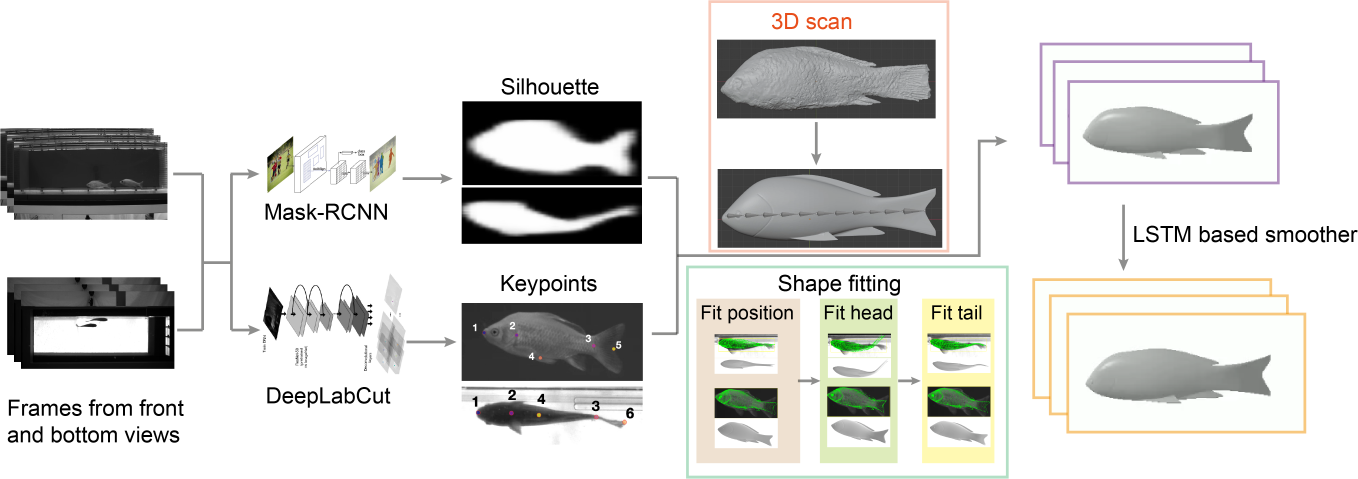
#> input picture images/flow_chart.png, 4074 x 1436 px (shown at 1/3 size)
$ python -i mrcnn_utils.py   (imports and definitions only)   (older library calls are emulated)
#> lines starting #> are read from the running program, lines starting #| are printed output that depends on the picture
"""
Mask R-CNN
Common utility functions and classes.

Copyright (c) 2017 Matterport, Inc.
Licensed under the MIT License (see LICENSE for details)
Written by Waleed Abdulla
"""

import sys
import os
import logging
import math
import random
import numpy as np
#import tensorflow as tf
import scipy
import skimage.color
import skimage.io
import skimage.transform
import urllib.request
import shutil
import warnings
from distutils.version import LooseVersion

# URL from which to download the latest COCO trained weights
COCO_MODEL_URL = "https://github.com/matterport/Mask_RCNN/releases/download/v2.0/mask_rcnn_coco.h5"


############################################################
#  Bounding Boxes
############################################################

# [199 lines left out: functions extract_bboxes, compute_iou, compute_overlaps, compute_overlaps_masks, non_max_suppression, apply_box_deltas and 1 more, not called in this run]


############################################################
#  Dataset
############################################################

class Dataset(object):
    """The base class for dataset classes.
    To use it, create a new class that adds functions specific to the dataset
    you want to use. For example:

    class CatsAndDogsDataset(Dataset):
        def load_cats_and_dogs(self):
            ...
        def load_mask(self, image_id):
            ...
        def image_reference(self, image_id):
            ...

    See COCODataset and ShapesDataset as examples.
    """

    # [88 lines left out: functions __init__, add_class, add_image, image_reference, prepare, map_source_class_id and 1 more, not called in this run]

    @property
    def image_ids(self):
        return self._image_ids

    # [38 lines left out: functions source_image_link, load_image, load_mask, not called in this run]


def resize_image(image, min_dim=None, max_dim=None, min_scale=None, mode="square"):
    """Resizes an image keeping the aspect ratio unchanged.

    min_dim: if provided, resizes the image such that it's smaller
        dimension == min_dim
    max_dim: if provided, ensures that the image longest side doesn't
        exceed this value.
    min_scale: if provided, ensure that the image is scaled up by at least
        this percent even if min_dim doesn't require it.
    mode: Resizing mode.
        none: No resizing. Return the image unchanged.
        square: Resize and pad with zeros to get a square image
            of size [max_dim, max_dim].
        pad64: Pads width and height with zeros to make them multiples of 64.
               If min_dim or min_scale are provided, it scales the image up
               before padding. max_dim is ignored in this mode.
               The multiple of 64 is needed to ensure smooth scaling of feature
               maps up and down the 6 levels of the FPN pyramid (2**6=64).
        crop: Picks random crops from the image. First, scales the image based
              on min_dim and min_scale, then picks a random crop of
              size min_dim x min_dim. Can be used in training only.
              max_dim is not used in this mode.

    Returns:
    image: the resized image
    window: (y1, x1, y2, x2). If max_dim is provided, padding might
        be inserted in the returned image. If so, this window is the
        coordinates of the image part of the full image (excluding
        the padding). The x2, y2 pixels are not included.
    scale: The scale factor used to resize the image
    padding: Padding added to the image [(top, bottom), (left, right), (0, 0)]
    """
    # Keep track of image dtype and return results in the same dtype
    image_dtype = image.dtype
    # Default window (y1, x1, y2, x2) and default scale == 1.
    h, w = image.shape[:2]
    window = (0, 0, h, w)
    scale = 1
    padding = [(0, 0), (0, 0), (0, 0)]
    crop = None

    if mode == "none":
        return image, window, scale, padding, crop

    # Scale?
    if min_dim:
        # Scale up but not down
        scale = max(1, min_dim / min(h, w))
    if min_scale and scale < min_scale:
        scale = min_scale

    # Does it exceed max dim?
    if max_dim and mode == "square":
        image_max = max(h, w)
        if round(image_max * scale) > max_dim:
            scale = max_dim / image_max

    # Resize image using bilinear interpolation
    if scale != 1:
        image = resize(image, (round(h * scale), round(w * scale)),
                       preserve_range=True)

    # Need padding or cropping?
    if mode == "square":
        # Get new height and width
        h, w = image.shape[:2]
        top_pad = (max_dim - h) // 2
        bottom_pad = max_dim - h - top_pad
        left_pad = (max_dim - w) // 2
        right_pad = max_dim - w - left_pad
        padding = [(top_pad, bottom_pad), (left_pad, right_pad), (0, 0)]
        image = np.pad(image, padding, mode='constant', constant_values=0)
        window = (top_pad, left_pad, h + top_pad, w + left_pad)
    elif mode == "pad64":
        h, w = image.shape[:2]
        # Both sides must be divisible by 64
        assert min_dim % 64 == 0, "Minimum dimension must be a multiple of 64"
        # Height
        if h % 64 > 0:
            max_h = h - (h % 64) + 64
            top_pad = (max_h - h) // 2
            bottom_pad = max_h - h - top_pad
        else:
            top_pad = bottom_pad = 0
        # Width
        if w % 64 > 0:
            max_w = w - (w % 64) + 64
            left_pad = (max_w - w) // 2
            right_pad = max_w - w - left_pad
        else:
            left_pad = right_pad = 0
        padding = [(top_pad, bottom_pad), (left_pad, right_pad), (0, 0)]
        image = np.pad(image, padding, mode='constant', constant_values=0)
        window = (top_pad, left_pad, h + top_pad, w + left_pad)
    elif mode == "crop":
        # Pick a random crop
        h, w = image.shape[:2]
        y = random.randint(0, (h - min_dim))
        x = random.randint(0, (w - min_dim))
        crop = (y, x, min_dim, min_dim)
        image = image[y:y + min_dim, x:x + min_dim]
        window = (0, 0, min_dim, min_dim)
    else:
        raise Exception("Mode {} not supported".format(mode))
    return image.astype(image_dtype), window, scale, padding, crop


# [58 lines left out: functions resize_mask, minimize_mask, expand_mask, not called in this run]


# TODO: Build and use this function to reduce code duplication
def mold_mask(mask, config):
    pass


# [349 lines left out: functions unmold_mask, generate_anchors, generate_pyramid_anchors, trim_zeros, compute_matches, compute_ap and 6 more, not called in this run]

>>> import cv2
>>> picture = cv2.imread('../images/flow_chart.png', cv2.IMREAD_GRAYSCALE)
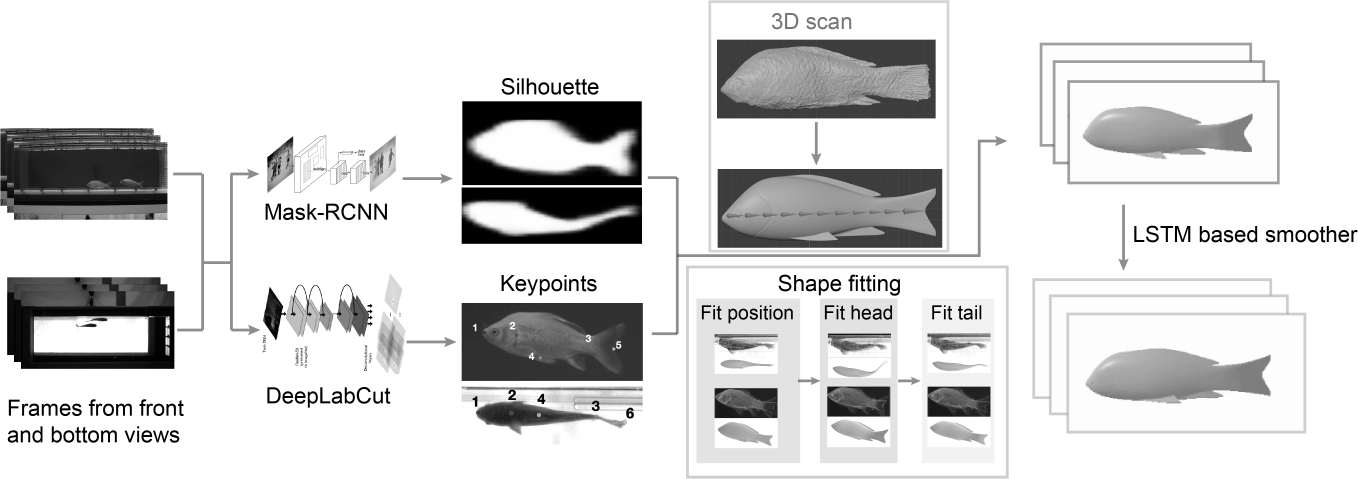
#> picture: shape (1436, 4074) (shown at 1/3 size); min 0, max 255, mean 216.2
>>> result = resize_image(picture)
#> (the run stopped early here; a loop or call above may not have finished)
